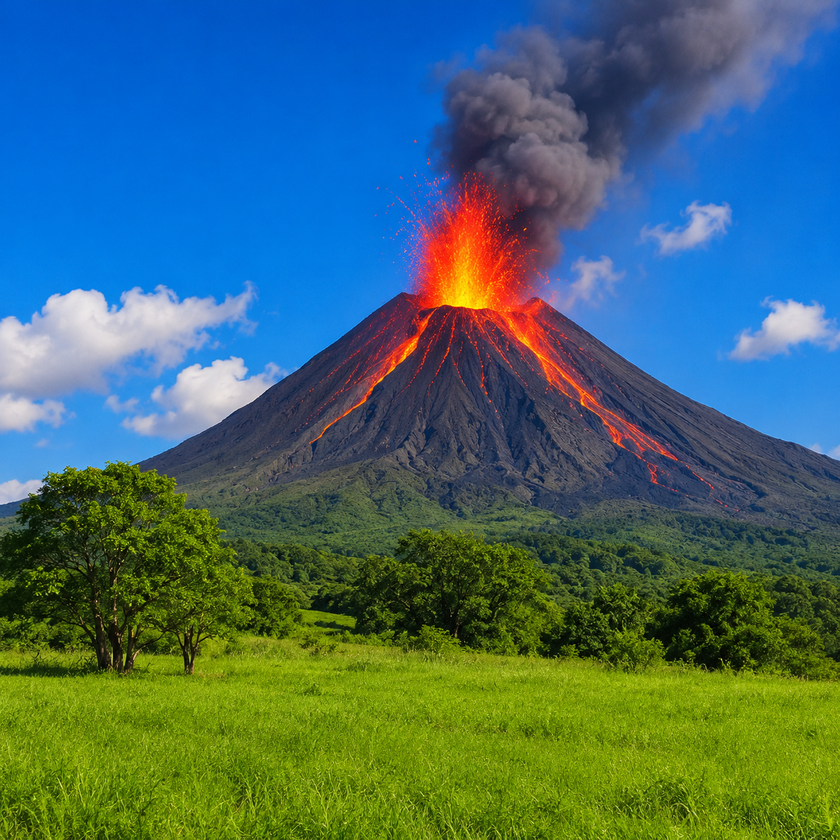
#> input picture Chapter02/landscape.png, 840 x 840 px, shrunk from 1254 x 1254 before the run
$ python 02-01_image_rgb_channels.py
#> lines starting #> are read from the running program, lines starting #| are printed output that depends on the picture
import cv2
import numpy as np
import matplotlib.pyplot as plt

# 画像の読み込み（BGR順）
img_bgr = cv2.imread("landscape.png")
#> img_bgr is the input picture: shape (840, 840, 3); mean B, G, R 106.7, 106.3, 68.1
# 表示用にRGB順に変換
img_rgb = cv2.cvtColor(img_bgr, cv2.COLOR_BGR2RGB)

# R, G, B チャンネルに分離 (cv2.splitは元のチャンネル順で返す)
b, g, r = cv2.split(img_bgr)
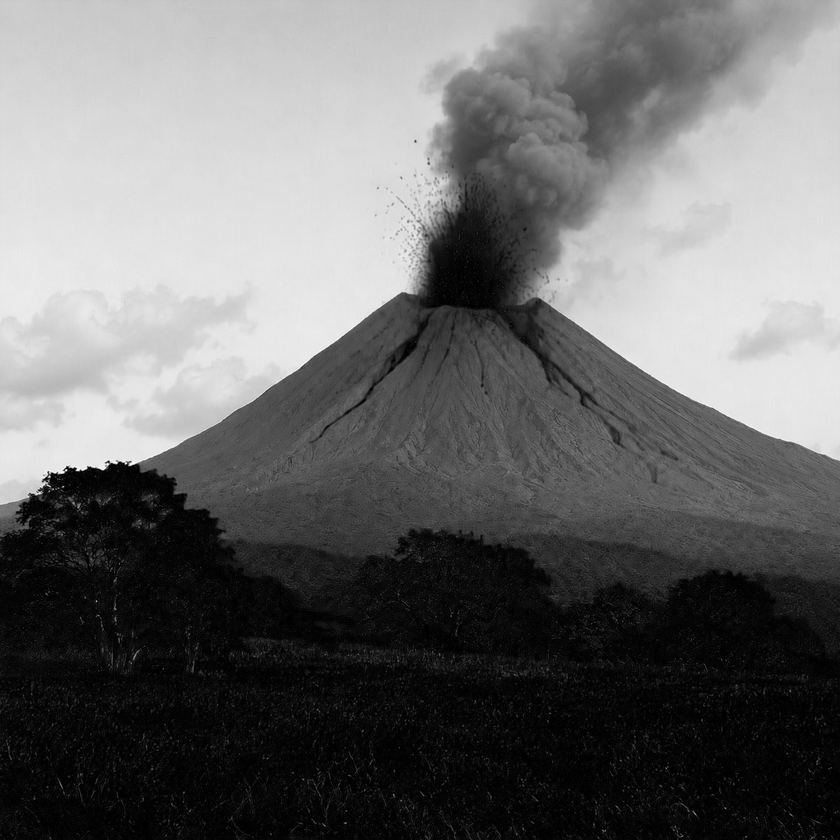
#> b: shape (840, 840); min 0, max 255, mean 106.7
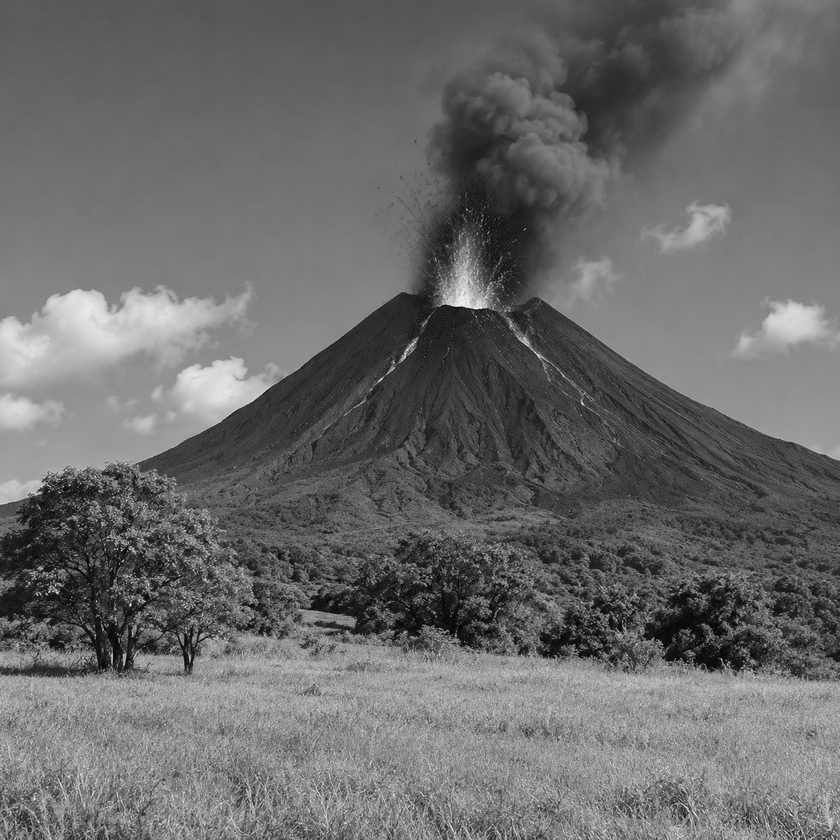
#> g: shape (840, 840); min 0, max 253, mean 106.3
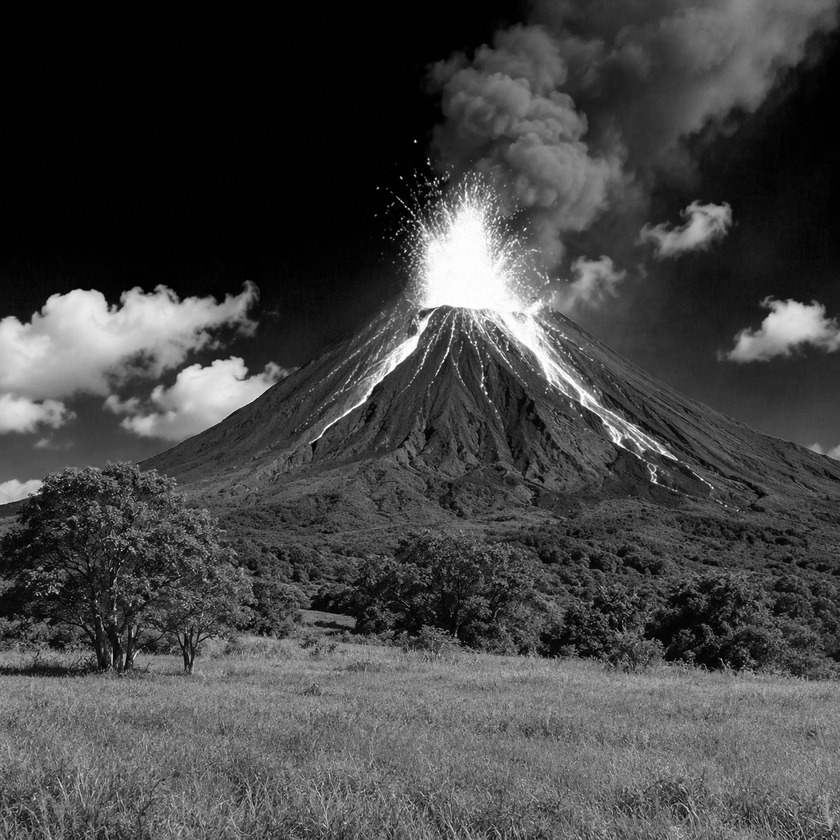
#> r: shape (840, 840); min 0, max 255, mean 68.1

# matplotlib で並べて表示
fig, axs = plt.subplots(1, 4, figsize=(16, 4))
axs[0].imshow(img_rgb); axs[0].set_title('Original'); axs[0].axis('off')
axs[1].imshow(r, cmap='gray', vmin=0, vmax=255); axs[1].set_title('Red'); axs[1].axis('off')
axs[2].imshow(g, cmap='gray', vmin=0, vmax=255); axs[2].set_title('Green'); axs[2].axis('off')
axs[3].imshow(b, cmap='gray', vmin=0, vmax=255); axs[3].set_title('Blue'); axs[3].axis('off')
plt.show()
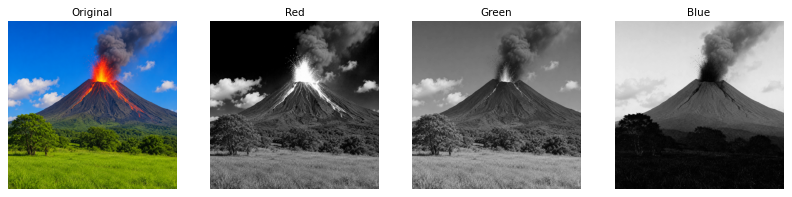
#> figure drawn by matplotlib, 4 panels

$ run again, with Chapter02/person_green.png copied over Chapter02/landscape.png
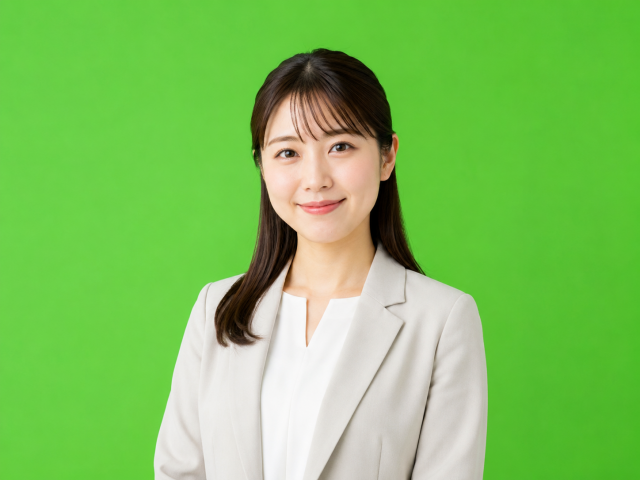
#> input picture Chapter02/person_green.png, 640 x 480 px
#> img_bgr is the input picture: shape (480, 640, 3); mean B, G, R 92.1, 194.3, 125.6
#> `b, g, r = cv2.split(img_bgr)`:
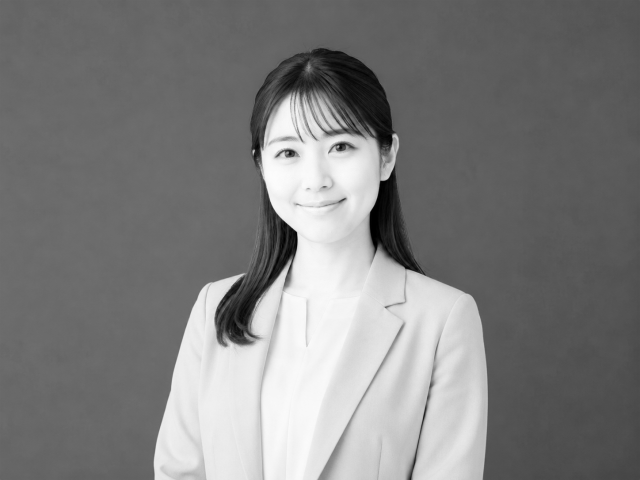
#> r: shape (480, 640); min 0, max 253, mean 125.6
#> `plt.show()`:
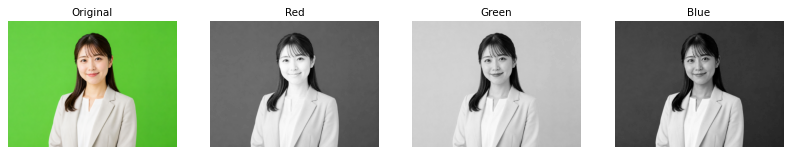
#> figure drawn by matplotlib, 4 panels
